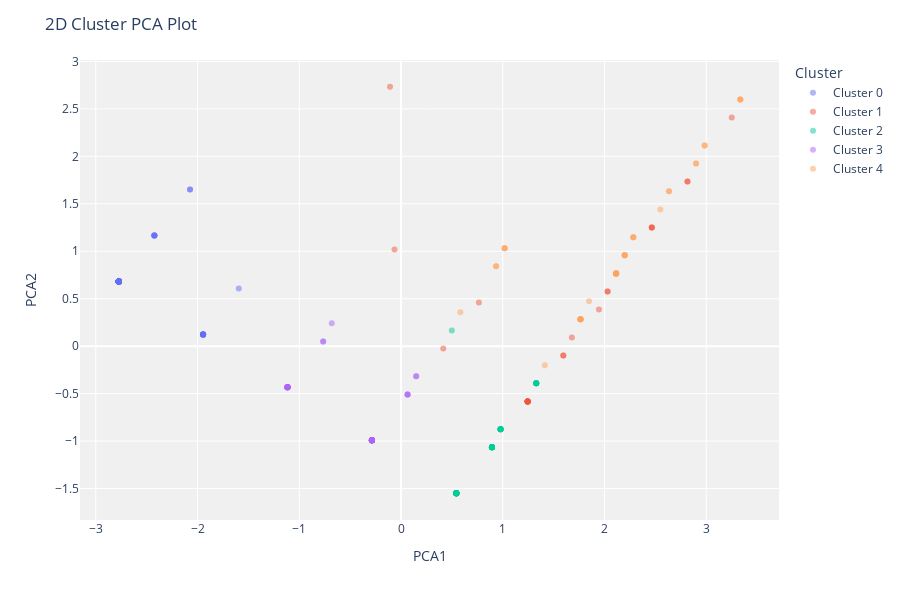

Notebook code for this chart:
### Code cell
plot_model(model_kmeans, plot = 'cluster')

### Figure 1 — Plotly figure (JSON) as saved in the notebook; plotly's stock layout.template omitted (floating-point values rounded to 4 significant figures)
{"data": [{"customdata": [[null], [null], [null], [null], [null], [null], [null], [null], [null], [null], [null], [null], [null], [null], [null], [null], [null], [null], [null], [null], [null], [null], [null], [null], [null], [null], [null], [null], [null], [null], [null], [null], [null], [null], [null], [null], [null], [null], [null], [null], [null], [null], [null], [null], [null], [null], [null], [null], [null], [null], [null], [null], [null], [null], [null]], "hovertemplate": "Cluster=Cluster 0<br>PCA1=%{x}<br>PCA2=%{y}<br>Feature=%{customdata[0]}<extra></extra>", "legendgroup": "Cluster 0", "marker": {"color": "#636efa", "opacity": 0.5, "symbol": "circle"}, "mode": "markers", "name": "Cluster 0", "orientation": "v", "showlegend": true, "textposition": "top center", "type": "scatter", "x": [-2.775, -2.775, -2.775, -2.775, -1.945, -2.775, -2.775, -2.775, -1.945, -1.945, -1.945, -2.775, -2.775, -2.074, -2.775, -2.775, -2.775, -2.775, -2.775, -2.775, -1.945, -2.074, -2.424, -1.945, -2.775, -2.775, -1.945, -2.424, -2.775, -2.424, -1.945, -1.945, -2.775, -1.595, -2.775, -2.775, -2.775, -2.775, -2.775, -2.775, -2.775, -2.775, -2.775, -2.775, -2.775, -2.775, -2.775, -2.775, -2.775, -2.775, -2.424, -2.775, -1.945, -2.424, -2.775], "xaxis": "x", "y": [0.6822, 0.6822, 0.6822, 0.6822, 0.1243, 0.6822, 0.6822, 0.6822, 0.1243, 0.1243, 0.1243, 0.6822, 0.6822, 1.65, 0.6822, 0.6822, 0.6822, 0.6822, 0.6822, 0.6822, 0.1243, 1.65, 1.166, 0.1243, 0.6822, 0.6822, 0.1243, 1.166, 0.6822, 1.166, 0.1243, 0.1243, 0.6822, 0.608, 0.6822, 0.6822, 0.6822, 0.6822, 0.6822, 0.6822, 0.6822, 0.6822, 0.6822, 0.6822, 0.6822, 0.6822, 0.6822, 0.6822, 0.6822, 0.6822, 1.166, 0.6822, 0.1243, 1.166, 0.6822], "yaxis": "y"}, {"customdata": [[null], [null], [null], [null], [null], [null], [null], [null], [null], [null], [null], [null], [null], [null], [null], [null], [null], [null], [null], [null], [null], [null], [null], [null], [null], [null]], "hovertemplate": "Cluster=Cluster 1<br>PCA1=%{x}<br>PCA2=%{y}<br>Feature=%{customdata[0]}<extra></extra>", "legendgroup": "Cluster 1", "marker": {"color": "#EF553B", "opacity": 0.5, "symbol": "circle"}, "mode": "markers", "name": "Cluster 1", "orientation": "v", "showlegend": true, "textposition": "top center", "type": "scatter", "x": [1.244, 1.244, 2.03, 1.244, 2.464, 0.7653, 2.03, 1.244, 1.244, -0.1083, -0.0642, 2.815, 1.595, 1.679, 1.945, 1.244, 1.244, 0.4148, 2.464, 2.464, 1.244, 1.244, 2.815, 3.25, 1.244, 1.595], "xaxis": "x", "y": [-0.5821, -0.5821, 0.5759, -0.5821, 1.25, 0.4595, 0.5759, -0.5821, -0.5821, 2.733, 1.017, 1.734, -0.09846, 0.09224, 0.3852, -0.5821, -0.5821, -0.02421, 1.25, 1.25, -0.5821, -0.5821, 1.734, 2.408, -0.5821, -0.09846], "yaxis": "y"}, {"customdata": [[null], [null], [null], [null], [null], [null], [null], [null], [null], [null], [null], [null], [null], [null], [null], [null], [null], [null], [null], [null], [null], [null], [null], [null], [null], [null], [null], [null], [null], [null], [null], [null], [null], [null], [null], [null], [null], [null], [null], [null], [null], [null], [null], [null], [null], [null], [null], [null], [null], [null]], "hovertemplate": "Cluster=Cluster 2<br>PCA1=%{x}<br>PCA2=%{y}<br>Feature=%{customdata[0]}<extra></extra>", "legendgroup": "Cluster 2", "marker": {"color": "#00cc96", "opacity": 0.5, "symbol": "circle"}, "mode": "markers", "name": "Cluster 2", "orientation": "v", "showlegend": true, "textposition": "top center", "type": "scatter", "x": [1.329, 1.329, 0.978, 0.978, 0.5432, 0.8937, 0.8937, 0.5432, 1.329, 0.5432, 0.8937, 0.5432, 0.978, 0.978, 0.5432, 0.5432, 1.329, 0.5432, 0.5432, 0.8937, 0.8937, 0.8937, 0.8937, 0.5432, 0.5432, 0.5432, 0.5432, 0.5432, 0.5432, 0.8937, 0.978, 0.8937, 0.8937, 0.5432, 0.5432, 0.5432, 1.329, 0.8937, 0.5432, 0.978, 0.8937, 0.8937, 0.5432, 0.5432, 0.4991, 0.8937, 1.329, 0.978, 0.978, 1.329], "xaxis": "x", "y": [-0.3914, -0.3914, -0.8751, -0.8751, -1.549, -1.066, -1.066, -1.549, -0.3914, -1.549, -1.066, -1.549, -0.8751, -0.8751, -1.549, -1.549, -0.3914, -1.549, -1.549, -1.066, -1.066, -1.066, -1.066, -1.549, -1.549, -1.549, -1.549, -1.549, -1.549, -1.066, -0.8751, -1.066, -1.066, -1.549, -1.549, -1.549, -0.3914, -1.066, -1.549, -0.8751, -1.066, -1.066, -1.549, -1.549, 0.1665, -1.066, -0.3914, -0.8751, -0.8751, -0.3914], "yaxis": "y"}, {"customdata": [[null], [null], [null], [null], [null], [null], [null], [null], [null], [null], [null], [null], [null], [null], [null], [null], [null], [null], [null], [null], [null], [null], [null], [null], [null], [null], [null], [null], [null], [null], [null], [null], [null], [null], [null], [null], [null], [null], [null], [null], [null], [null], [null], [null], [null]], "hovertemplate": "Cluster=Cluster 3<br>PCA1=%{x}<br>PCA2=%{y}<br>Feature=%{customdata[0]}<extra></extra>", "legendgroup": "Cluster 3", "marker": {"color": "#ab63fa", "opacity": 0.5, "symbol": "circle"}, "mode": "markers", "name": "Cluster 3", "orientation": "v", "showlegend": true, "textposition": "top center", "type": "scatter", "x": [-0.7652, -0.2863, -0.2863, -1.116, -1.116, -1.116, -0.6809, 0.06424, -0.2863, 0.06424, -0.2863, -0.2863, 0.1486, -1.116, -1.116, -0.2863, -0.2863, -0.2863, -0.2863, -0.2863, -0.2863, -0.2863, -0.2863, -1.116, -0.7652, -0.2863, 0.1486, -0.2863, -0.2863, -0.2863, -1.116, -1.116, -1.116, -0.2863, 0.06424, -1.116, -0.2863, -0.2863, -1.116, -0.2863, -0.2863, -0.2863, -1.116, -0.2863, -1.116], "xaxis": "x", "y": [0.05004, -0.9916, -0.9916, -0.4336, -0.4336, -0.4336, 0.2407, -0.5079, -0.9916, -0.5079, -0.9916, -0.9916, -0.3172, -0.4336, -0.4336, -0.9916, -0.9916, -0.9916, -0.9916, -0.9916, -0.9916, -0.9916, -0.9916, -0.4336, 0.05004, -0.9916, -0.3172, -0.9916, -0.9916, -0.9916, -0.4336, -0.4336, -0.4336, -0.9916, -0.5079, -0.4336, -0.9916, -0.9916, -0.4336, -0.9916, -0.9916, -0.9916, -0.4336, -0.9916, -0.4336], "yaxis": "y"}, {"customdata": [[null], [null], [null], [null], [null], [null], [null], [null], [null], [null], [null], [null], [null], [null], [null], [null], [null], [null], [null], [null], [null], [null], [null], [null], [null], [null], [null], [null], [null], [null], [null], [null], [null], [null], [null], [null], [null], [null], [null]], "hovertemplate": "Cluster=Cluster 4<br>PCA1=%{x}<br>PCA2=%{y}<br>Feature=%{customdata[0]}<extra></extra>", "legendgroup": "Cluster 4", "marker": {"color": "#FFA15A", "opacity": 0.5, "symbol": "circle"}, "mode": "markers", "name": "Cluster 4", "orientation": "v", "showlegend": true, "textposition": "top center", "type": "scatter", "x": [2.114, 2.114, 2.283, 2.549, 2.899, 1.018, 2.984, 2.283, 3.334, 1.763, 1.763, 1.018, 2.633, 1.763, 2.198, 2.114, 2.984, 3.334, 2.114, 2.114, 0.5834, 2.283, 2.198, 3.334, 1.413, 1.018, 1.848, 2.114, 2.114, 2.633, 0.9339, 2.198, 1.763, 1.763, 1.763, 2.899, 2.114, 0.9339, 2.198], "xaxis": "x", "y": [0.7666, 0.7666, 1.148, 1.441, 1.925, 1.032, 2.115, 1.148, 2.599, 0.2829, 0.2829, 1.032, 1.632, 0.2829, 0.9573, 0.7666, 2.115, 2.599, 0.7666, 0.7666, 0.3572, 1.148, 0.9573, 2.599, -0.2007, 1.032, 0.4736, 0.7666, 0.7666, 1.632, 0.8409, 0.9573, 0.2829, 0.2829, 0.2829, 1.925, 0.7666, 0.8409, 0.9573], "yaxis": "y"}], "layout": {"height": 600, "legend": {"title": {"text": "Cluster"}, "tracegroupgap": 0}, "margin": {"t": 60}, "plot_bgcolor": "rgb(240,240,240)", "title": {"text": "2D Cluster PCA Plot"}, "xaxis": {"anchor": "y", "domain": [0, 1], "title": {"text": "PCA1"}}, "yaxis": {"anchor": "x", "domain": [0, 1], "title": {"text": "PCA2"}}}}
